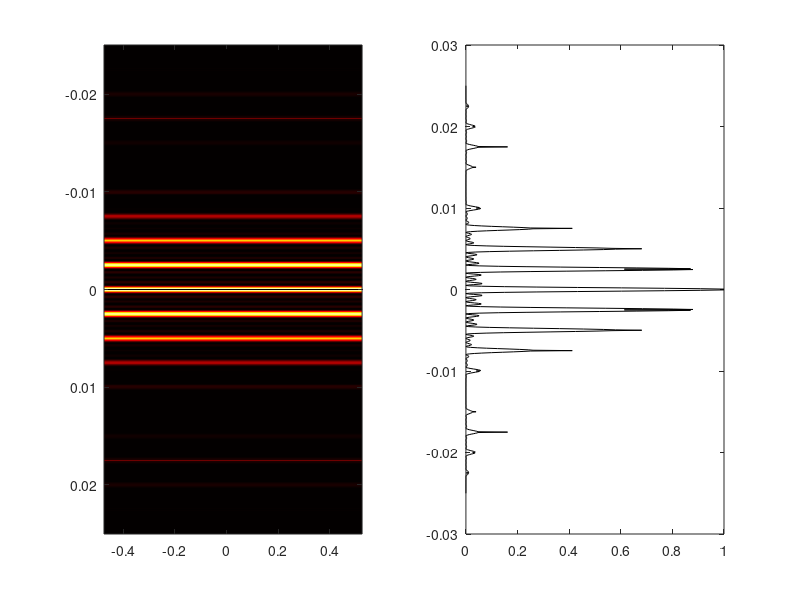

Source code (MATLAB):
clc
clear
lamda=500e-9;            %波长
N=5;                    %缝数 ，可以随意更改变换
a=2e-4;                  %缝宽
f=5;                     %透镜到像面的距离
d=5*a;                   %光栅常数
ym=2*lamda*f/a;          %屏幕上y的范围
xs=ym;
n=1001;
ys=linspace(-ym,ym,n);
for i=1:n
sinphi=ys(i)/f; 
alpha=pi*a*sinphi/lamda;
beta=pi*d*sinphi/lamda;
B(i,:)=(sin(alpha)./alpha).^2.*(sin(N*beta)./sin(beta)).^2;
B1=B/max(B);
end
NC=255;                  %确定灰度的等级
Br=(B/max(B))*NC;
subplot(1,2,1)
image(xs,ys,Br);
colormap(hot(NC));       %色调处理
subplot(1,2,2)
plot(B1,ys,'k');